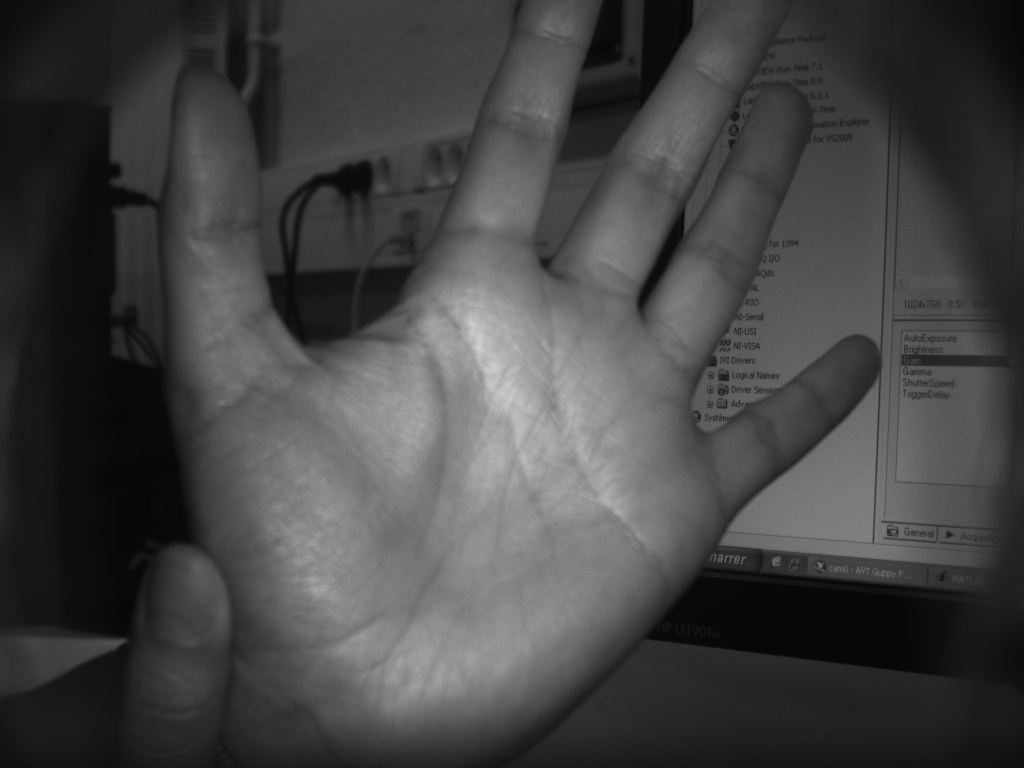
%> input picture sd/labs/labpolarization/CPM/Difuse/2.png, 1024 x 768 px
$ octave difuse.m   (GNU Octave 9; MATLAB toolbox functions it lacks are replaced by stand-ins)
%> lines starting %> are read from the running program, lines starting %| are printed output that depends on the picture
clear; clc; close all;

ipar = imread('CPM/Difuse/2.png');
%> ipar is the input picture: size 768x1024 uint8; min 5, max 213, mean 67.9
iorth = imread('CPM/Difuse/2a.png');
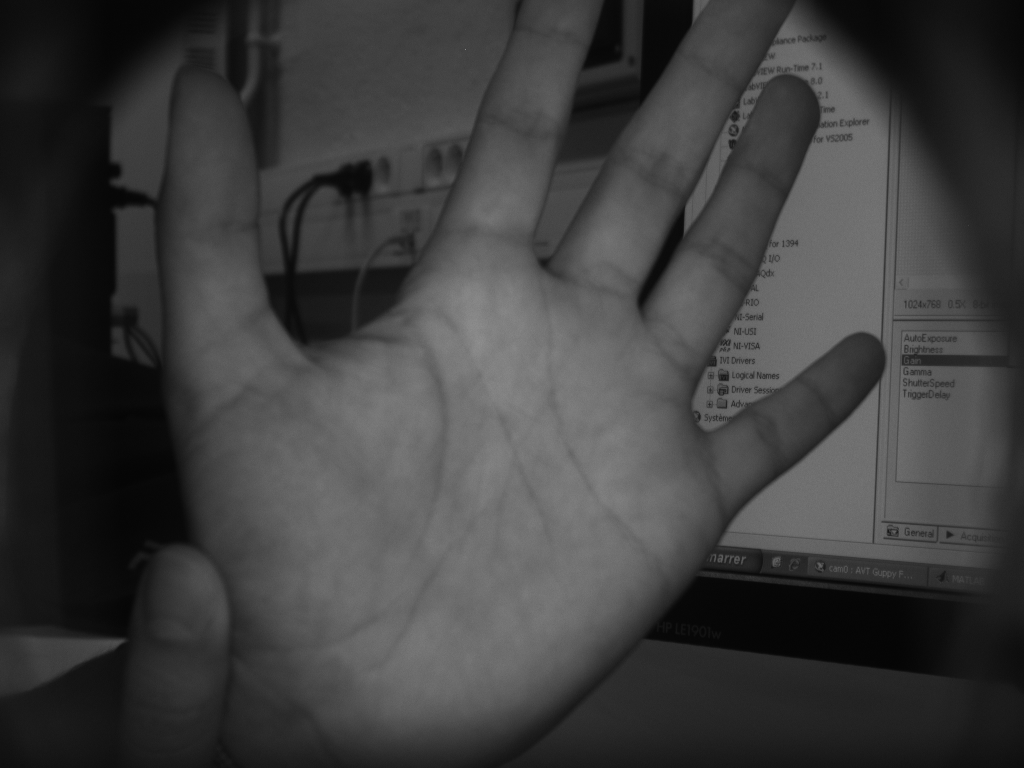
%> input picture sd/labs/labpolarization/CPM/Difuse/2a.png, 1024 x 768 px
%> iorth is the input picture: size 768x1024 uint8; min 4, max 145, mean 61.8

figure; colormap(gray);
subplot(1,2,1); imagesc(ipar);
subplot(1,2,2); imagesc(iorth);

itotalint = double(ipar) + double(iorth);
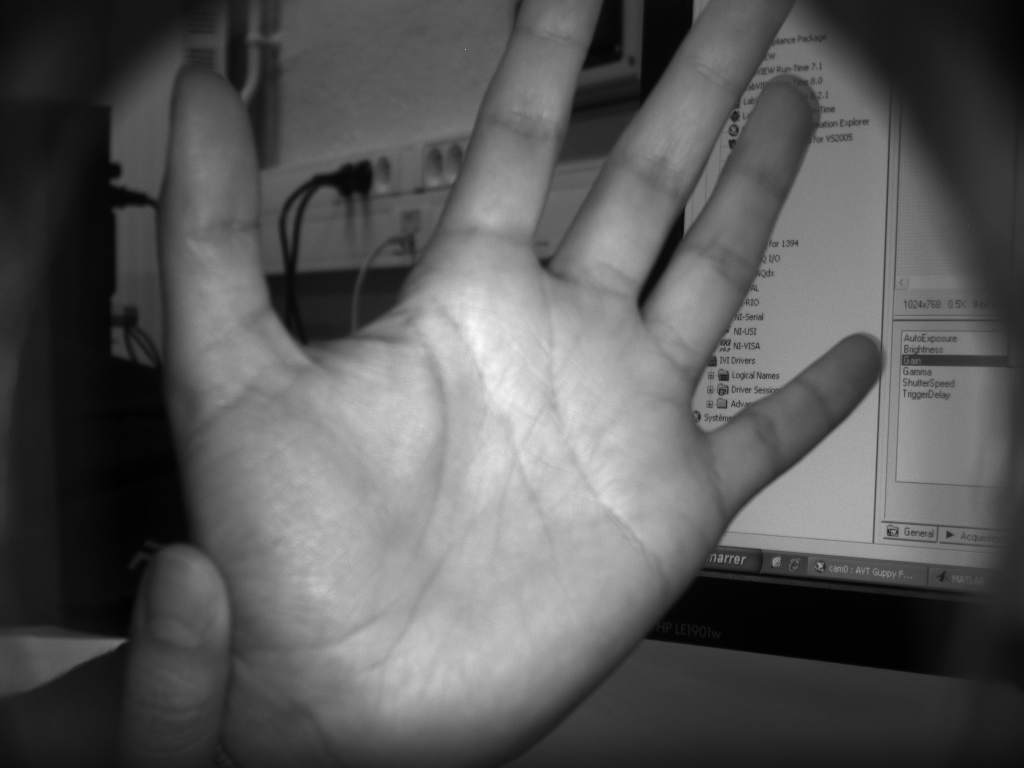
%> itotalint: size 768x1024 double; min 9, max 352, mean 129.7; drawn with min black and max white
ipolcontr = double(ipar) - double(iorth);
ipolcontrdisp = ipar - iorth;
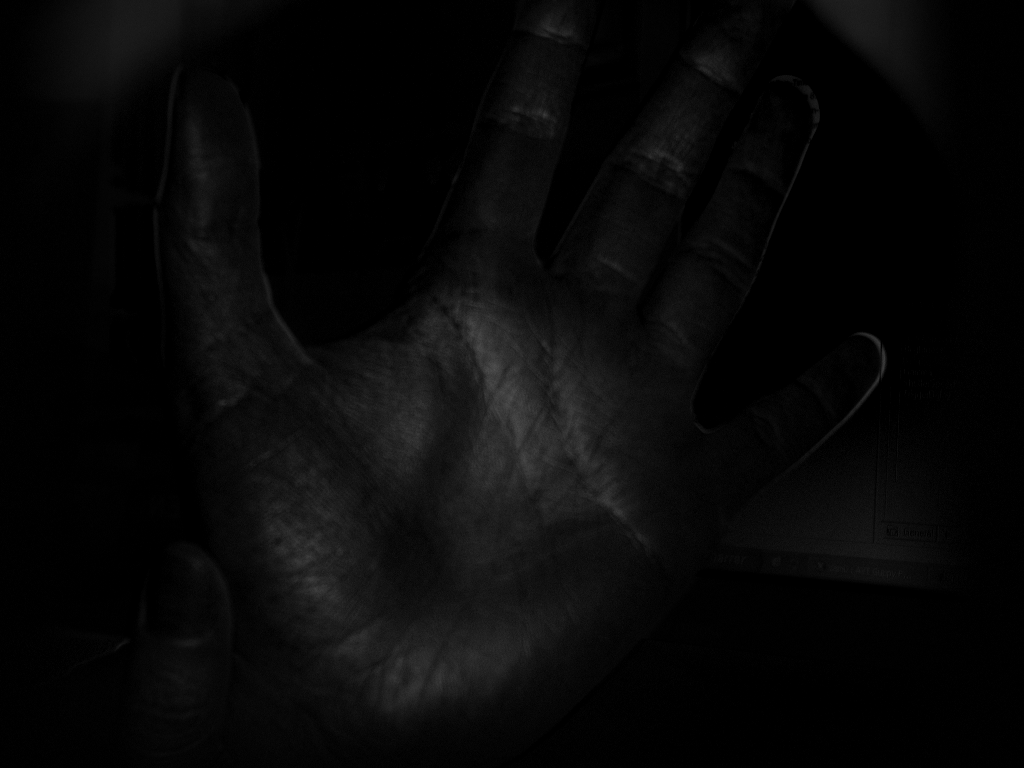
%> ipolcontrdisp: size 768x1024 uint8; min 0, max 81, mean 8.1
ipolcontrratio = ipolcontr./itotalint;
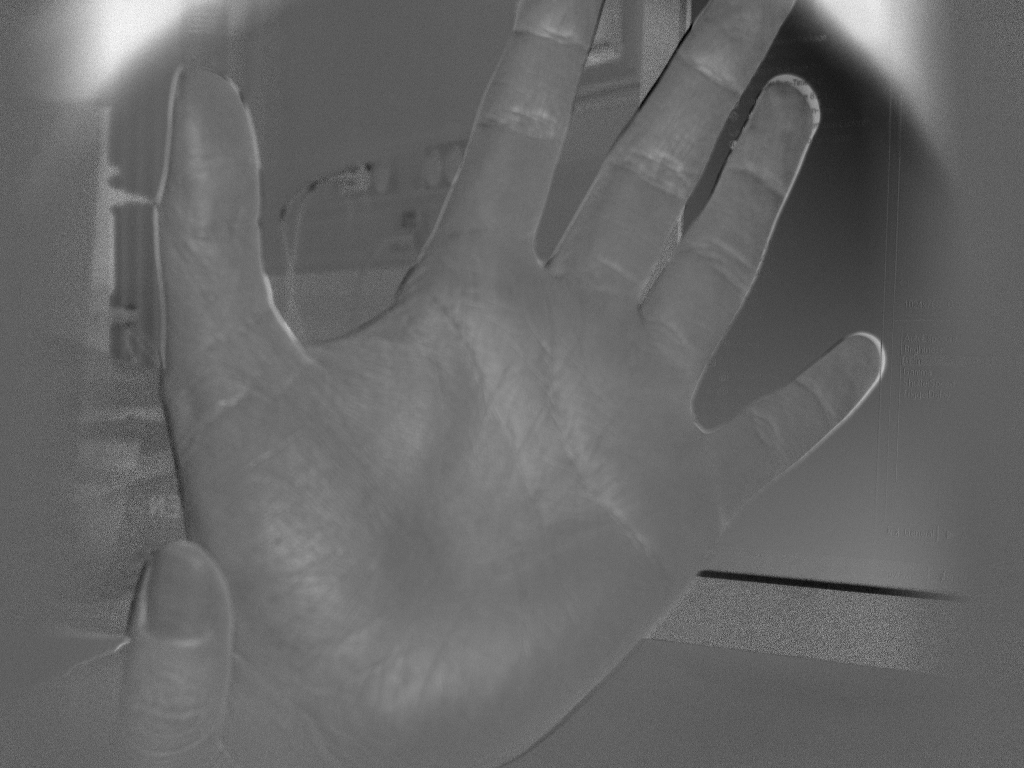
%> ipolcontrratio: size 768x1024 double; min -0.439, max 0.744, mean 0.0406; drawn with min black and max white


figure; colormap(gray);
subplot(2,2,1); imagesc(itotalint);  title('Total Intensity (scaling)');
subplot(2,2,2); imagesc(ipolcontrratio); title('Pol. Contrast Ratio (scaling)');
subplot(2,2,3); imagesc(ipolcontr); title('Pol. Contrast (scaling)');
subplot(2,2,4); imagesc(255-ipolcontrdisp); title('Pol. Contrast (negative)');
%> after `title('Pol. Contrast (negative)')`:
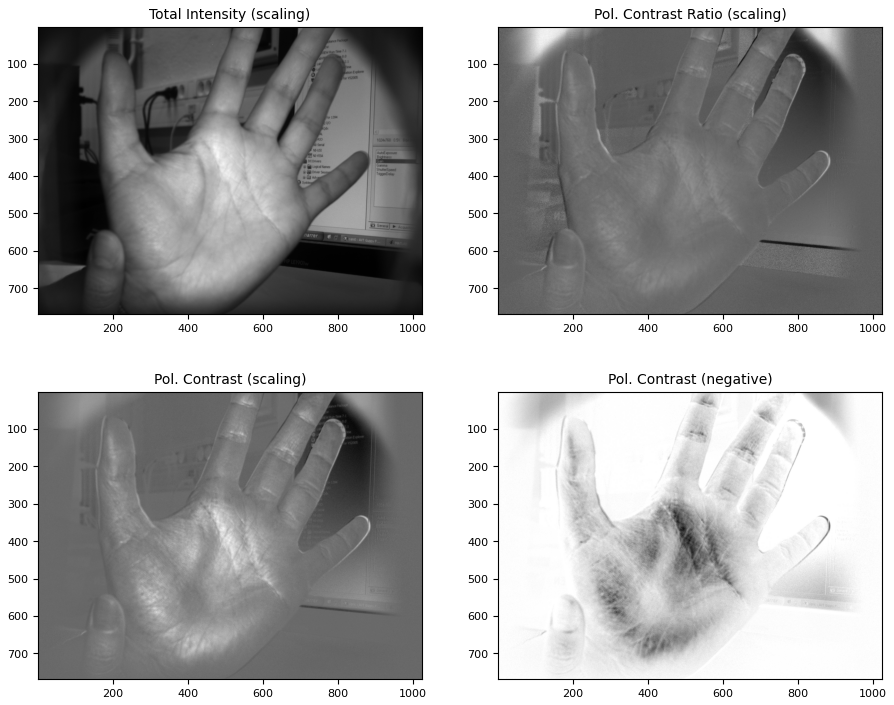
%> figure redrawn from the program's plot data, 4 panels
